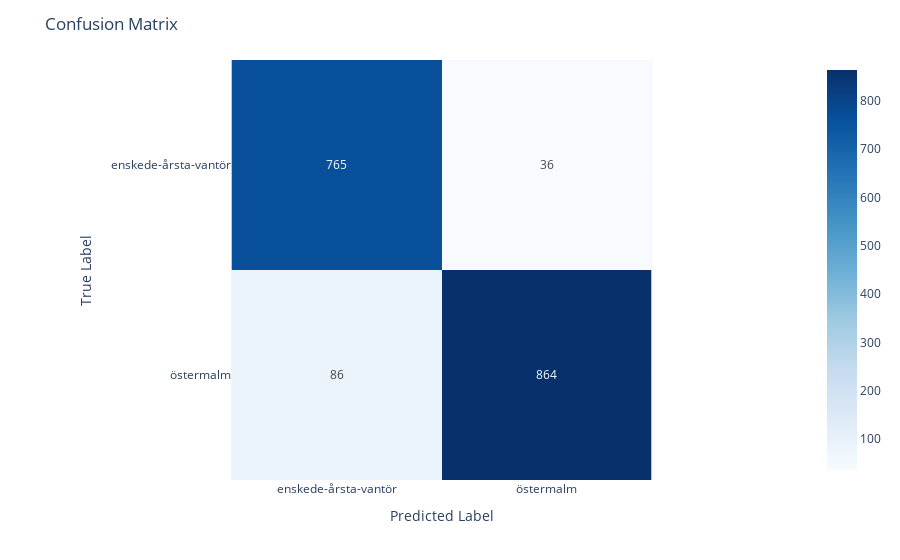

The notebook cell this image was saved under:
### Code cell
evaluate_model(df_extended, labels, 'model_GradientBoostingClassifier(random_state=42)_2y', add_features='y')

### Figure 1 — Plotly figure (JSON) as saved in the notebook; plotly's stock layout.template omitted (floating-point values rounded to 4 significant figures)
{"data": [{"coloraxis": "coloraxis", "hovertemplate": "x: %{x}<br>y: %{y}<br>color: %{z}<extra></extra>", "name": "0", "texttemplate": "%{z}", "type": "heatmap", "x": ["enskede-årsta-vantör", "östermalm"], "xaxis": "x", "y": ["enskede-årsta-vantör", "östermalm"], "yaxis": "y", "z": [[765, 36], [86, 864]]}], "layout": {"coloraxis": {"colorscale": [[0, "rgb(247,251,255)"], [0.125, "rgb(222,235,247)"], [0.25, "rgb(198,219,239)"], [0.375, "rgb(158,202,225)"], [0.5, "rgb(107,174,214)"], [0.625, "rgb(66,146,198)"], [0.75, "rgb(33,113,181)"], [0.875, "rgb(8,81,156)"], [1, "rgb(8,48,107)"]]}, "margin": {"t": 60}, "title": {"text": "Confusion Matrix"}, "xaxis": {"anchor": "y", "constrain": "domain", "domain": [0, 1], "scaleanchor": "y", "title": {"text": "Predicted Label"}}, "yaxis": {"anchor": "x", "autorange": "reversed", "constrain": "domain", "domain": [0, 1], "title": {"text": "True Label"}}}}
